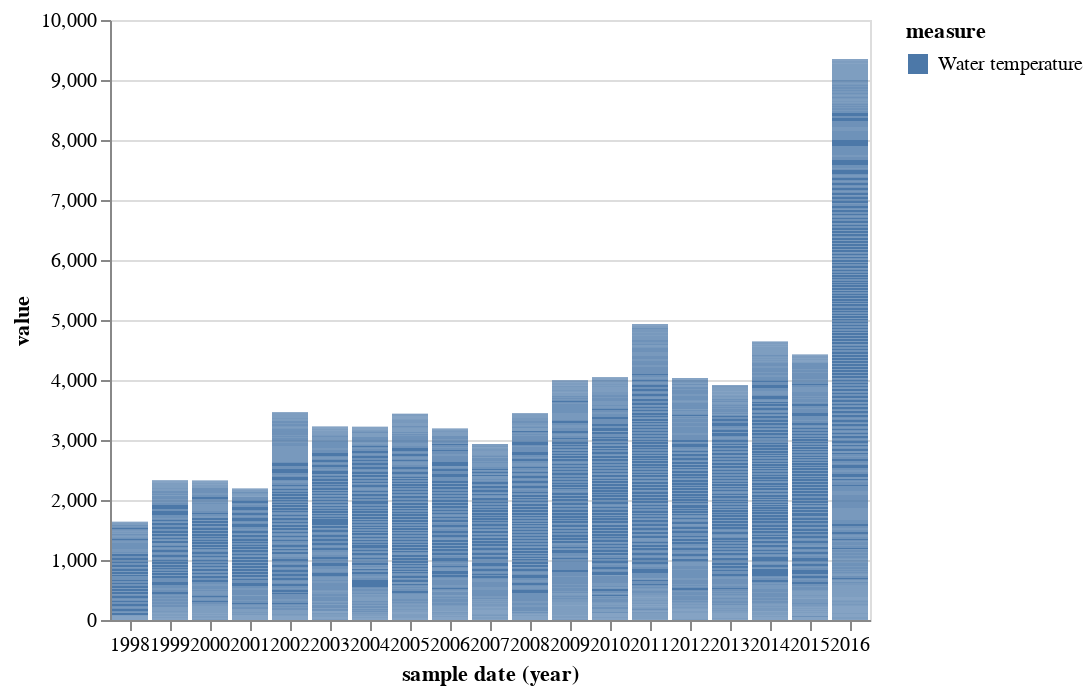

The notebook cell saved with this chart:
### Markdown cell above
# Bar Chart Of Water Temprature

### Code cell
alt.Chart(water_data).mark_bar().encode(
    x = "year(sample date):O",
    y = "value",
    color = "measure:N"
)

### Figure 1 — Vega-Lite specification as saved in the notebook (floating-point values rounded to 4 significant figures; data arrays with more than 128 entries replaced by an {"elided": "..."} marker saying what was removed)
{"config": {"view": {"continuousWidth": 400, "continuousHeight": 300}}, "data": {"name": "data-20c705f5a0f34885575239a7392f2948"}, "mark": "bar", "encoding": {"color": {"field": "measure", "type": "nominal"}, "x": {"field": "sample date", "timeUnit": "year", "type": "ordinal"}, "y": {"field": "value", "type": "quantitative"}}, "$schema": "https://vega.github.io/schema/vega-lite/v4.17.0.json", "datasets": {"data-20c705f5a0f34885575239a7392f2948": {"elided": "5031 records"}}}
